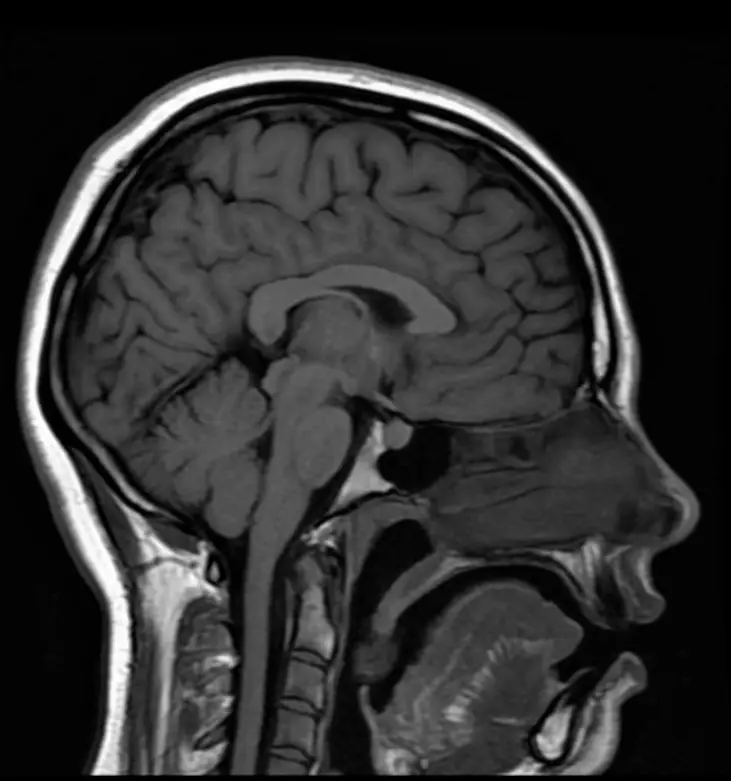
%> input picture HW1/brainMRI.png, 731 x 781 px
$ octave Q2.m   (GNU Octave 9; MATLAB toolbox functions it lacks are replaced by stand-ins)
%> lines starting %> are read from the running program, lines starting %| are printed output that depends on the picture
%% load picture
clear; close all; clc;
img = imread("brainMRI.png");
%> img is the input picture: size 781x731x3 uint8; mean R, G, B 46.8, 46.8, 46.8
img = rgb2gray(img);
%> img: size 781x731 uint8
%% part a
idx1 = floor(size(img, 1) / 2);
%> idx1 = 390
idx2 = floor(size(img, 2) / 2);
%> idx2 = 365
img_n = zeros(size(img), 'uint8');
temp_salt_pepper = imnoise(img, 'salt & pepper');
temp_gaussian = imnoise(img, "gaussian", 0, 0.05);
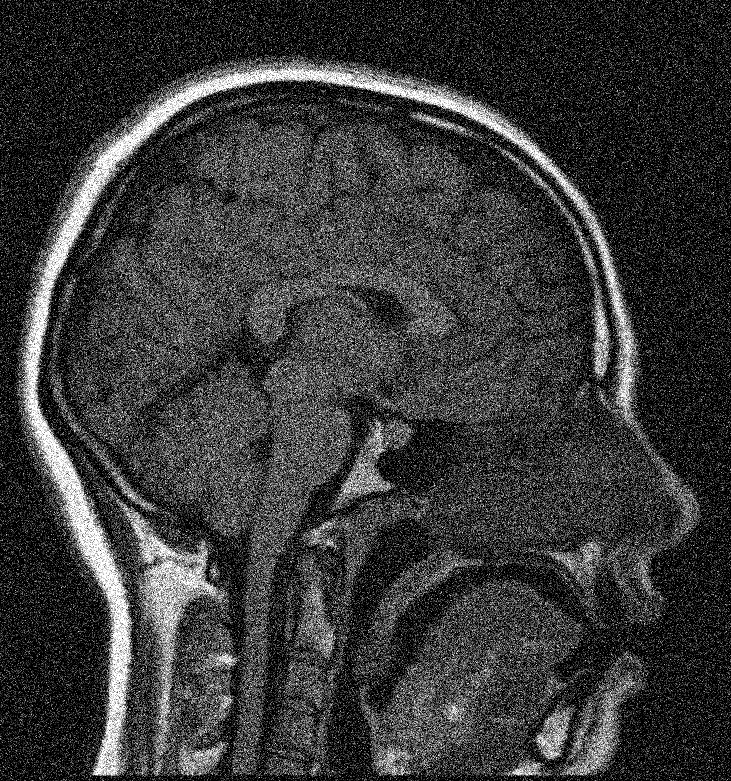
%> temp_gaussian: size 781x731 uint8; min 0, max 255, mean 57.4
n_salt_pepper = temp_salt_pepper - img;
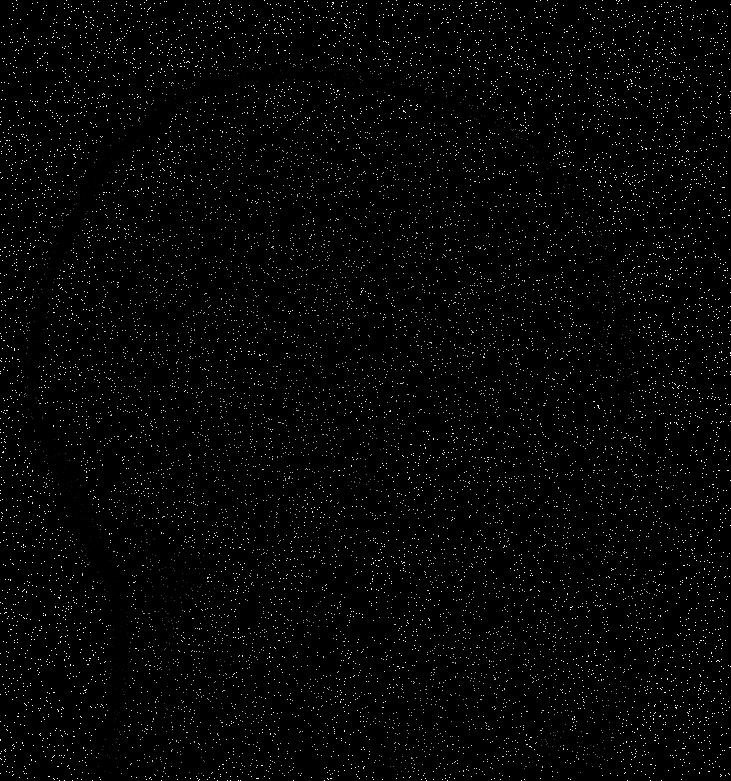
%> n_salt_pepper: size 781x731 uint8; min 0, max 255, mean 5.2
n_gaussian = temp_gaussian - img;
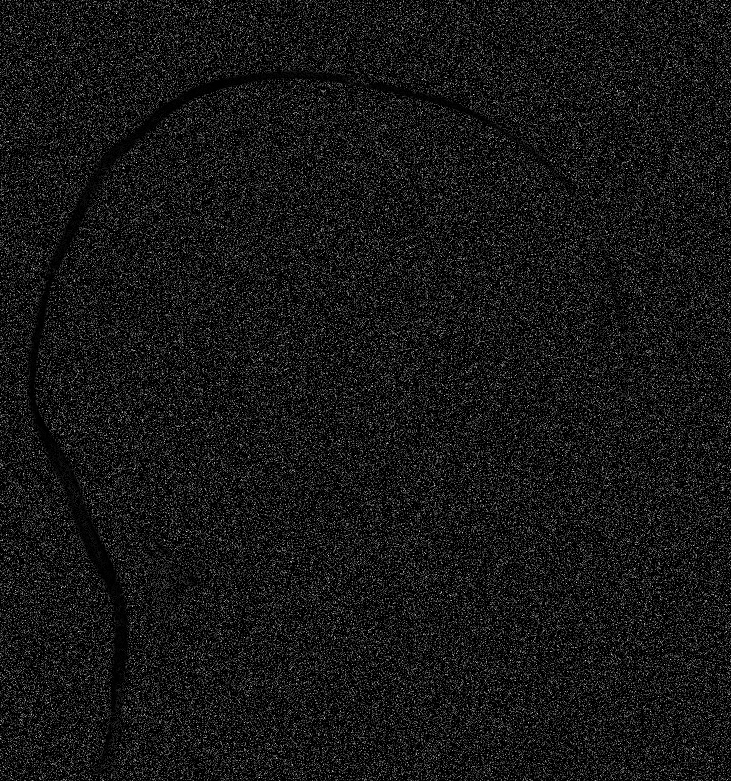
%> n_gaussian: size 781x731 uint8; min 0, max 240, mean 22.2
temp_both = img + n_salt_pepper + n_gaussian;
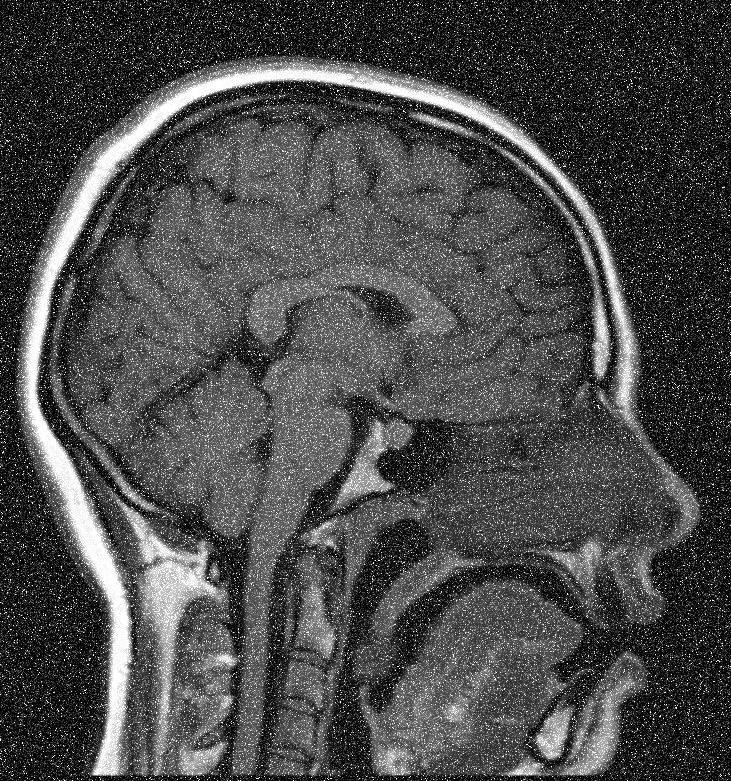
%> temp_both: size 781x731 uint8; min 0, max 255, mean 73.7
img_n(1:idx1, 1:idx2) = temp_salt_pepper(1:idx1, 1:idx2);
img_n(1:idx1, idx2:end) = img(1:idx1, idx2:end);
img_n(idx1:end, 1:idx2) = temp_gaussian(idx1:end, 1:idx2);
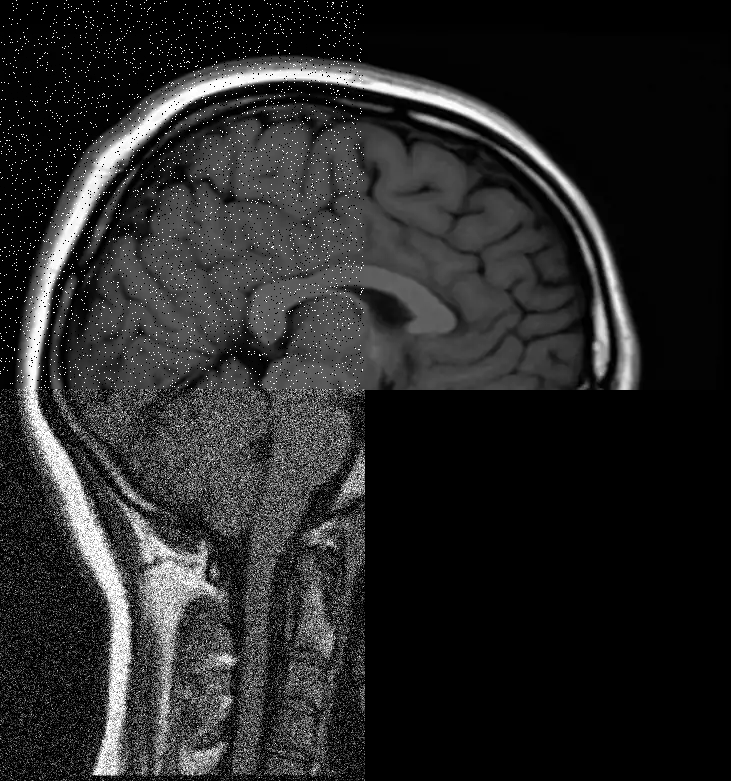
%> img_n: size 781x731 uint8; min 0, max 255, mean 39.3
img_n(idx1:end, idx2:end) = temp_both(idx1:end, idx2:end);
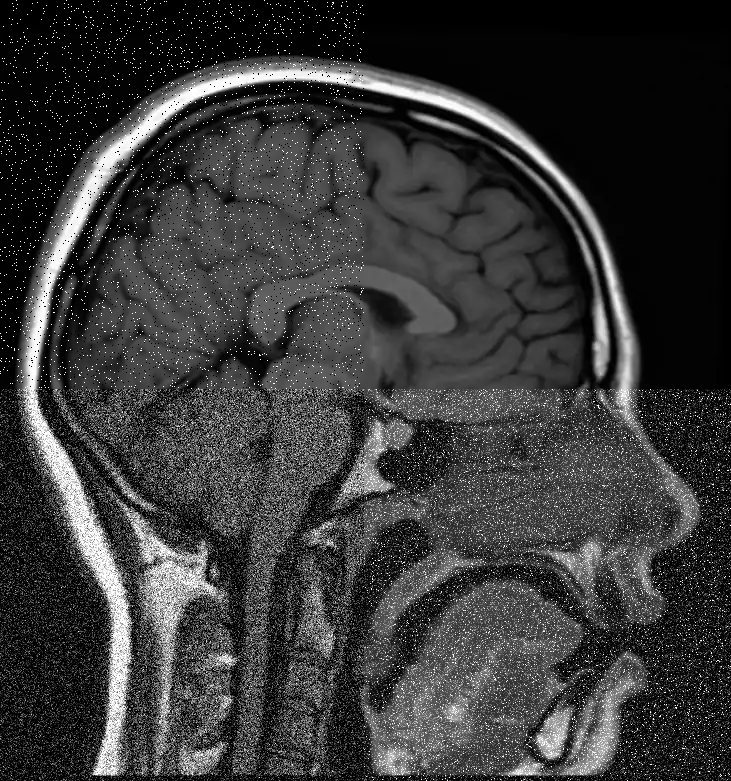
%> img_n: size 781x731 uint8; min 0, max 255, mean 56.7
imshow(img_n)
%% part b
figure();
imshow(img)
title('original image', 'Interpreter','latex')

% average filter
kernel_size = [3, 5, 7];
for m = kernel_size
    kernel = 1 / m^2 * ones(m);
    filtered_img = imfilter(img_n, kernel, 'replicate');
    figure;
    str = strcat('filtered image using ', num2str(m), '*', num2str(m), ' average filter');
    imshow(filtered_img)
    title(str, 'Interpreter','latex')
end

% median filter
kernel_size = [3, 5, 7];
for m = kernel_size
    filtered_img = medfilt2(img_n, [m m]);
    figure;
    str = strcat('filtered image using ', num2str(m), '*', num2str(m), ' median filter');
    imshow(filtered_img)
    title(str, 'Interpreter','latex')
end
%> this loop made 3 passes
%> pass 1, `filtered_img = medfilt2(img_n, [m m]);`:
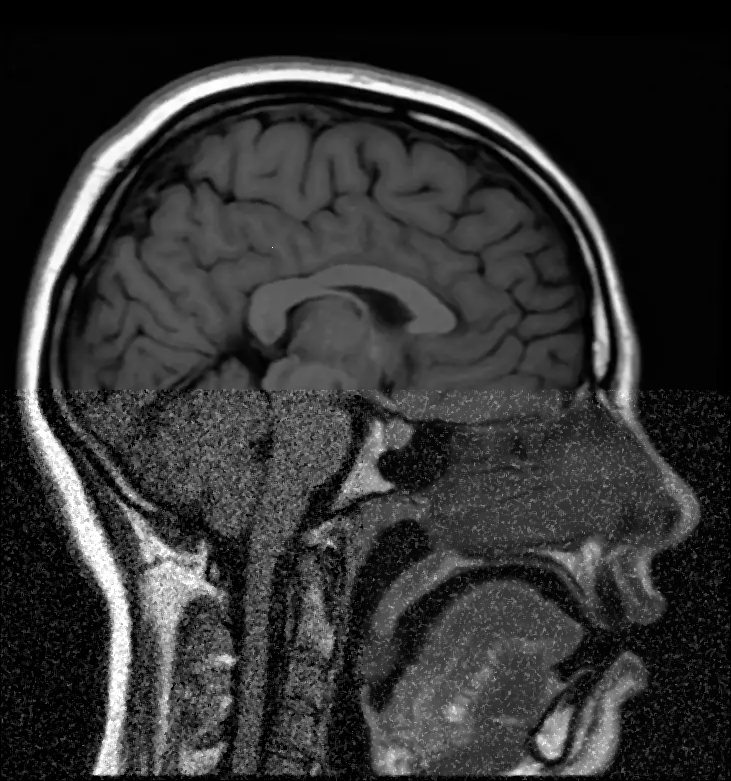
%> filtered_img: size 781x731 uint8; min 0, max 255, mean 50.3

% gaussian filter
sigma = [0.5, 0.8, 1.6];
for m = sigma
    filtered_img = imgaussfilt(img_n, m);
    figure;
    str = strcat('filtered image using gaussian filter with $$\sigma = $$', num2str(m));
    imshow(filtered_img)
    title(str, 'Interpreter','latex')
end
%% part c
sigma = 0.8; m = 5;
filtered_img1 = imgaussfilt(medfilt2(img_n, [m m]), sigma);
figure;
imshow(filtered_img1)
title('first apply median', 'Interpreter','latex')
filtered_img2 = medfilt2(imgaussfilt(img_n, sigma), [m m]);
figure;
imshow(filtered_img2)
title('first apply gaussian', 'Interpreter','latex')
%% part d
wnr_img = wiener2(img_n, [7, 7]);
subplot(1, 2, 1)
imshow(wnr_img)
title('filtered image', 'Interpreter','latex')
subplot(1, 2, 2)
imshow(img_n)
title('noisy image', 'Interpreter','latex')

$ run again, with HW1/foot.jpg saved as HW1/brainMRI.png
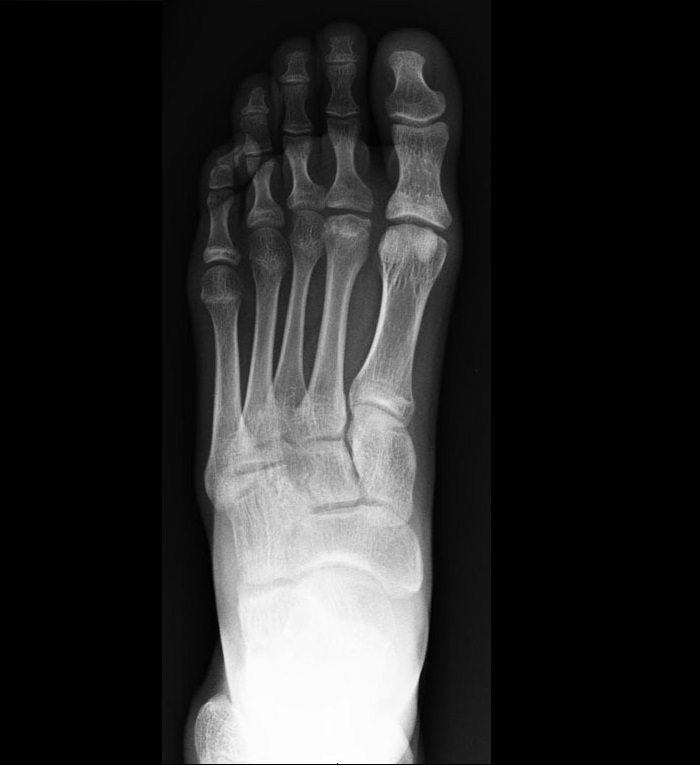
%> input picture HW1/foot.jpg, 700 x 765 px
%> img is the input picture: size 765x700x3 uint8; min 0, max 255, mean 42.9
%> img: size 765x700 uint8
%> `temp_both = img + n_salt_pepper + n_gaussian;`:
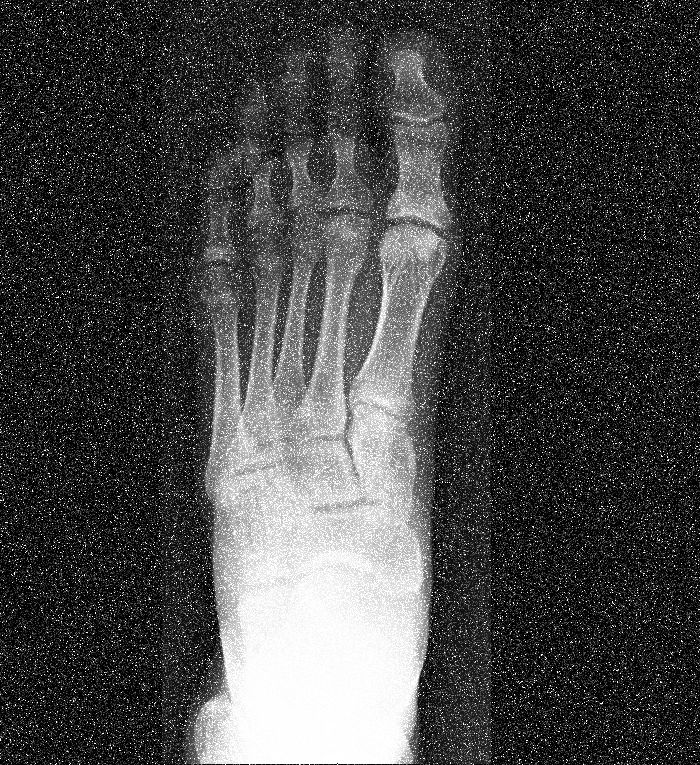
%> temp_both: size 765x700 uint8; min 0, max 255, mean 68.9
%> the loop `for m = kernel_size` made 3 passes
%> pass 1, `filtered_img = medfilt2(img_n, [m m]);`:
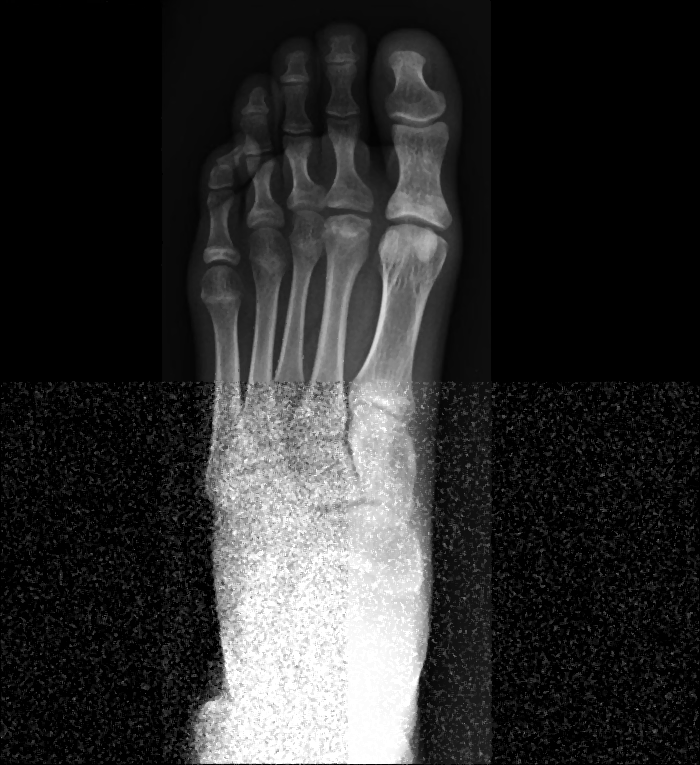
%> filtered_img: size 765x700 uint8; min 0, max 255, mean 46.4

$ run again, with HW1/hand.jpg saved as HW1/brainMRI.png
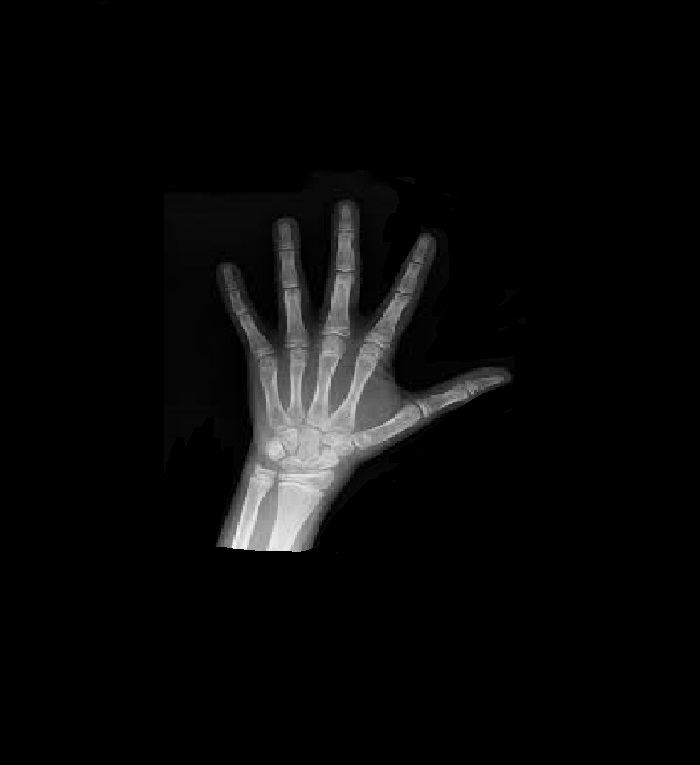
%> input picture HW1/hand.jpg, 700 x 765 px
%> img is the input picture: size 765x700x3 uint8; min 0, max 250, mean 9.6
%> img: size 765x700 uint8
%> `temp_both = img + n_salt_pepper + n_gaussian;`:
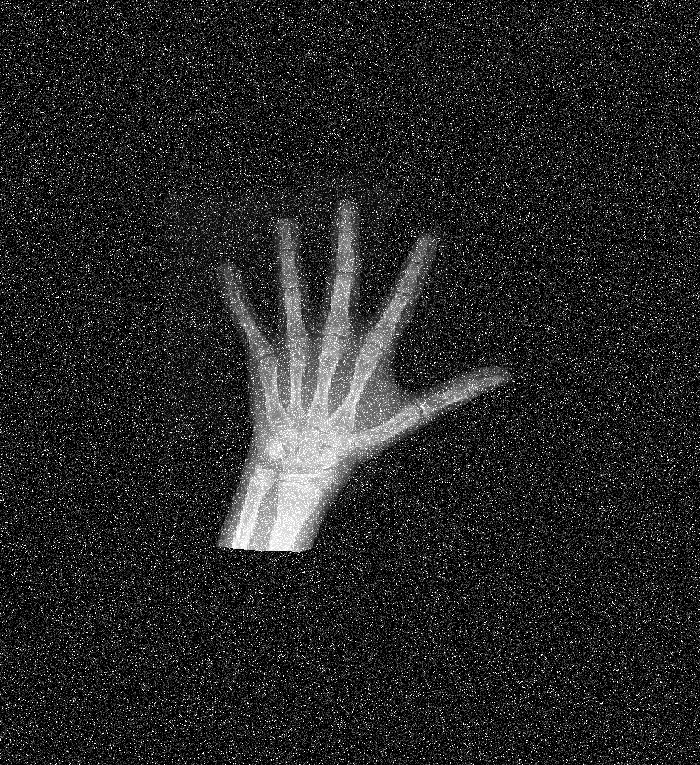
%> temp_both: size 765x700 uint8; min 0, max 255, mean 37.8
%> the loop `for m = kernel_size` made 3 passes
%> pass 1, `filtered_img = medfilt2(img_n, [m m]);`:
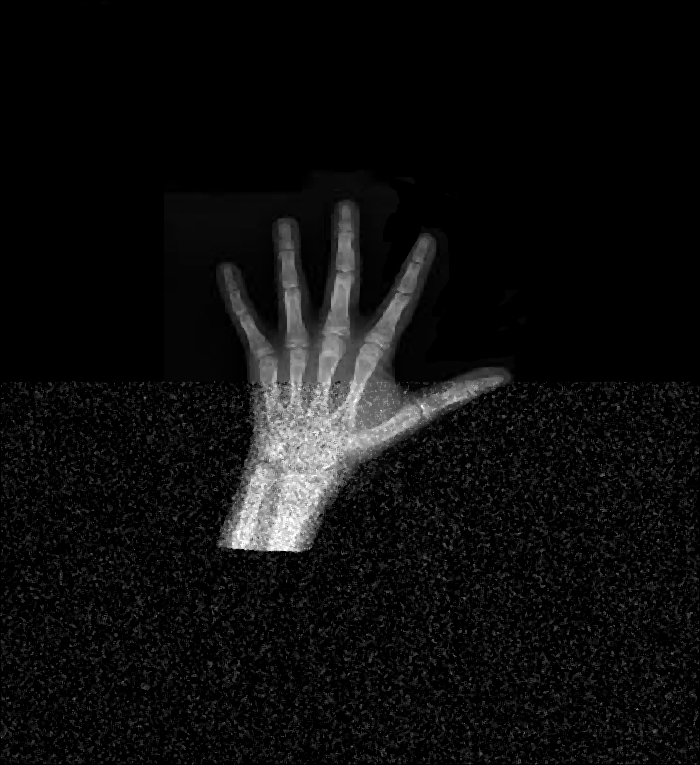
%> filtered_img: size 765x700 uint8; min 0, max 255, mean 14.2
